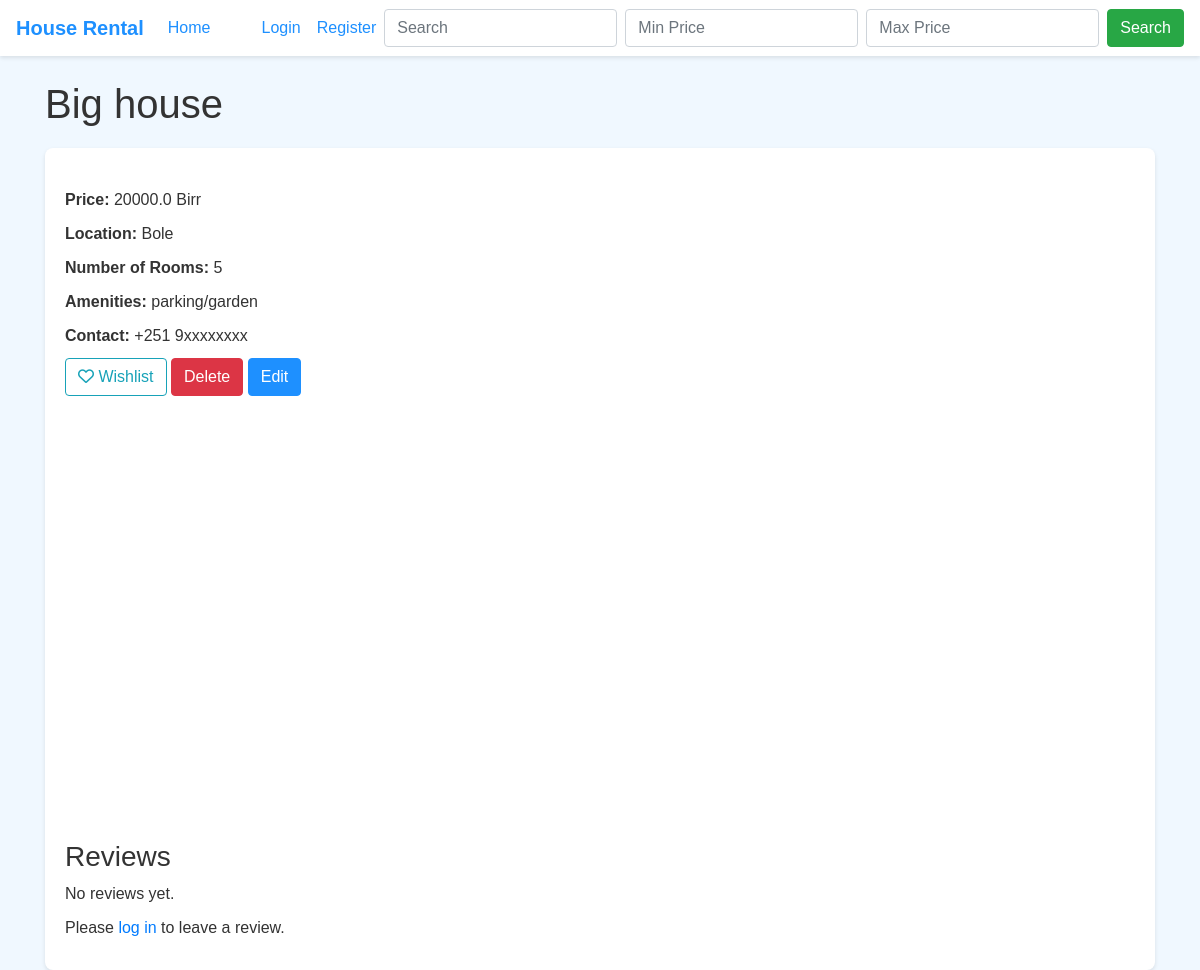
/listing/2, run on the app's committed database.
### app.py (models this page shows)
class HouseListing(db.Model):
    id = db.Column(db.Integer, primary_key=True)
    title = db.Column(db.String(100), nullable=False)
    price = db.Column(db.Float, nullable=False)
    location = db.Column(db.String(100), nullable=False)
    number_of_rooms = db.Column(db.Integer, nullable=False)
    amenities = db.Column(db.String(200))
    user_id = db.Column(db.Integer, db.ForeignKey('user.id'), nullable=False)
    contact = db.Column(db.String(100))
    images = db.relationship('Image', backref='house_listing', lazy=True)
    screenshot = db.relationship('Screenshot', backref='house_listing', lazy=True)
    payDate = db.Column(db.String, nullable=True)

### app.py (the view)
@app.route('/listing/<int:id>')
def listing(id):
    house = HouseListing.query.get_or_404(id)
    return render_template('listing.html', house=house)

### templates/listing.html (shortened to what this page needs)
{% extends 'base.html' %}
{% block content %}
<h1>{{ house.title }}</h1>
<div class="house-listing">
  <p><strong>Price:</strong> {{ house.price }} Birr</p>
  <p><strong>Location:</strong> {{ house.location }}</p>
  <p><strong>Number of Rooms:</strong> {{ house.number_of_rooms }}</p>
  <p><strong>Amenities:</strong> {{ house.amenities }}</p>
  <p><strong>Contact:</strong> {{ house.contact }}</p>
  <a href="{{ url_for('add_to_wishlist', listing_id=house.id) }}" class="btn btn-outline-info">
    <i class="far fa-heart"></i> Wishlist
  </a>
  <form method="DELETE" action="{{ url_for('delete_listing', listing_id=house.id) }}" style="display: inline-block">
    <button type="submit" class="btn btn-danger" onclick="return confirm('Are you sure you want to delete this listing?')">
      Delete
    </button>
  </form>
  <a href="{{ url_for('edit_listing', id=house.id) }}" class="btn btn-primary">Edit</a>
  <div id="map"></div>
  <div class="reviews mt-4">
    <h3>Reviews</h3>
    {% if house.reviews %}
      {% set total = 0 %}
      {% for review in house.reviews %}
         {% set total = total + review.rating %}
      {% endfor %}
      {% set avg = total / (house.reviews|length) %}
      <p>
        Average Rating:
        {% for i in range(1, 6) %}
          {% if i <= avg %}
            <i class="fas fa-star"></i>
          {% else %}
            <i class="far fa-star"></i>
          {% endif %}
        {% endfor %}
        ({{ avg|round(1) }})
      </p>
      <ul class="list-unstyled">
        {% for review in house.reviews %}
        <li>
          <strong>{{ review.rating }} stars</strong> - {{ review.review_text }}
          <small class="text-muted">({{ review.timestamp.strftime('%Y-%m-%d') }})</small>
        </li>
        {% endfor %}
      </ul>
    {% else %}
      <p>No reviews yet.</p>
    {% endif %}
    {% if current_user.is_authenticated %}
    <form method="POST" action="{{ url_for('submit_review', listing_id=house.id) }}">
      <div class="form-group">
        <label for="rating">Your Rating (1-5): </label>
        <select name="rating" id="rating" class="form-control" required>
          {% for i in range(1, 6) %}
          <option value="{{ i }}">{{ i }}</option>
          {% endfor %}
        </select>
      </div>
      <div class="form-group">
        <label for="review_text">Your Review:</label>
        <textarea name="review_text" id="review_text" rows="3" class="form-control"></textarea>
      </div>
      <button type="submit" class="btn btn-primary">Submit Review</button>
    </form>
    {% else %}
      <p>Please <a href="{{ url_for('login') }}">log in</a> to leave a review.</p>
    {% endif %}
  </div>
</div>
{% endblock %}

### static/style.css (style rules this page uses)
body { font-family: Arial, sans-serif; background-color: #f0f8ff; color: #333; }
.btn-primary { background-color: #1e90ff; border-color: #1e90ff; }
.house-listing { margin-top: 20px; padding: 20px; background-color: #fff; border-radius: 8px; box-shadow: 0 2px 4px rgba(0, 0, 0, 0.1); }
.house-listing p { margin-bottom: 10px; }
#map { height: 400px; width: 100%; margin-top: 20px; }

### data on the page
HouseListing: title "Big house", price "20000.0", location "Bole", number_of_rooms "5", amenities "parking/garden", contact "+251 9xxxxxxxx"
